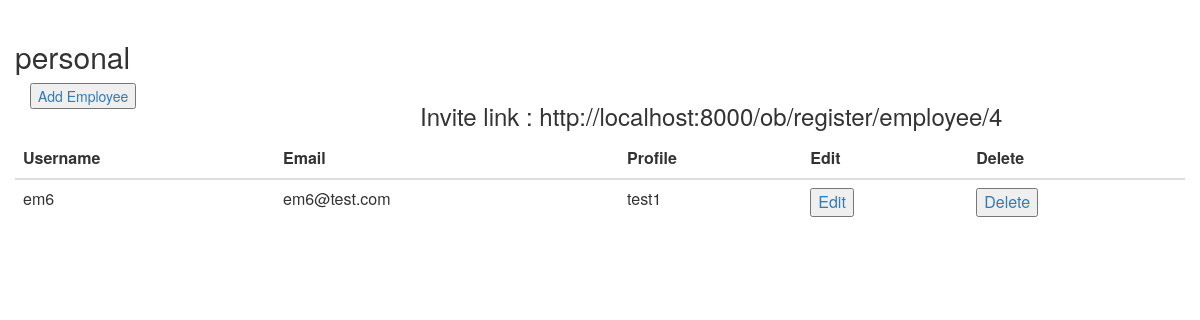
/ob/company/4/ (signed in), run on an earlier commit of the app's database.
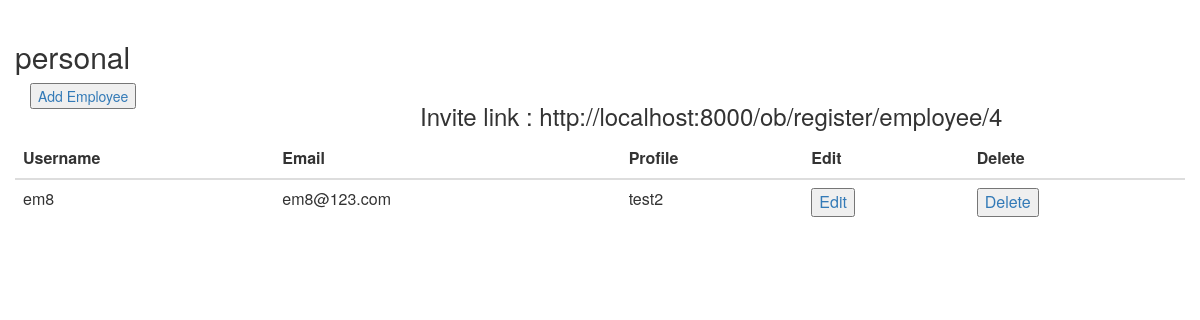
And on a later commit of the database.
### onboarding/models.py (models this page shows)
class Company(models.Model):
    admin = models.ForeignKey(User,on_delete=models.CASCADE,related_name="companies",unique=True)
    company_name = models.CharField(max_length=128)

class Employee(models.Model):
    user = models.ForeignKey(User,on_delete=models.CASCADE,related_name="user")
    company = models.ForeignKey(Company,on_delete=models.CASCADE,related_name="employees")
    profile = models.CharField(max_length=128)

### onboarding/views.py (the view)
# urls.py: path('company/<int:id>/',companyDetailView),
@login_required
def companyDetailView(request,id):
    company = Company.objects.get(pk=id)
    if company.admin.id==request.user.id:
        return render(request,'companydetail.html',{'company':company})
    else:
        raise PermissionDenied('Not authorized to access the company')

### onboarding/templates/companydetail.html
{% extends 'base.html' %}
{% block content %}
<div class="row">
    <h2>{{company.company_name}}</h2>
</div>
<div class="row">
    <div class="col-md-4">
        <a href="/ob/register/employee/"><button>Add Employee</button></a>
    </div>
    <div class="col-md-8">
        <h3>Invite link : http://localhost:8000/ob/register/employee/{{company.pk}}</h3>
    </div>
</div>
<div class="row">
    <table class="table">
        <thead>
            <th scope="col">
                Username
            </th>
            <th scope="col">
                Email
            </th>
            <th>
                Profile
            </th>
            <th>
                Edit
            </th>
            <th>
                Delete
            </th>
        </thead>
        {% for employee in company.employees.all %}
                    <tr>
                        <td>
                            {{employee.user.username}}
                        </td>
                        <td>
                            {{employee.user.email}}
                        </td>
                        <td>
                                {{employee.profile}}
                        </td>
                        <td>
                           <a href="/ob/edit/employee/{{employee.pk}}/"> <button> Edit</button></a>
                        </td>
                        <td>
                            <a href="/ob/delete/employee/{{employee.pk}}/"><button>Delete</button></a>
                        </td>
                    </tr>
        {% endfor %}
    </table>
</div>
{% endblock %}

### onboarding/templates/base.html (shortened to what this page needs)
{% load static %}
<html>
    <head>
        <link rel="stylesheet" href="//maxcdn.bootstrapcdn.com/bootstrap/3.2.0/css/bootstrap.min.css">
        <link rel="stylesheet" href="//maxcdn.bootstrapcdn.com/bootstrap/3.2.0/css/bootstrap-theme.min.css">
    </head>
    <body>
        <div class="container" style="margin-top:20px;">
                {% block content %}
                {% endblock %}
        </div>
    </body>
</html>

What changed in the data, as far as the page shows it:
removed Employee: user.username "em6", user.email "em6@test.com", profile "test1"
added Employee: user.username "em8", user.email "em8@123.com", profile "test2"
